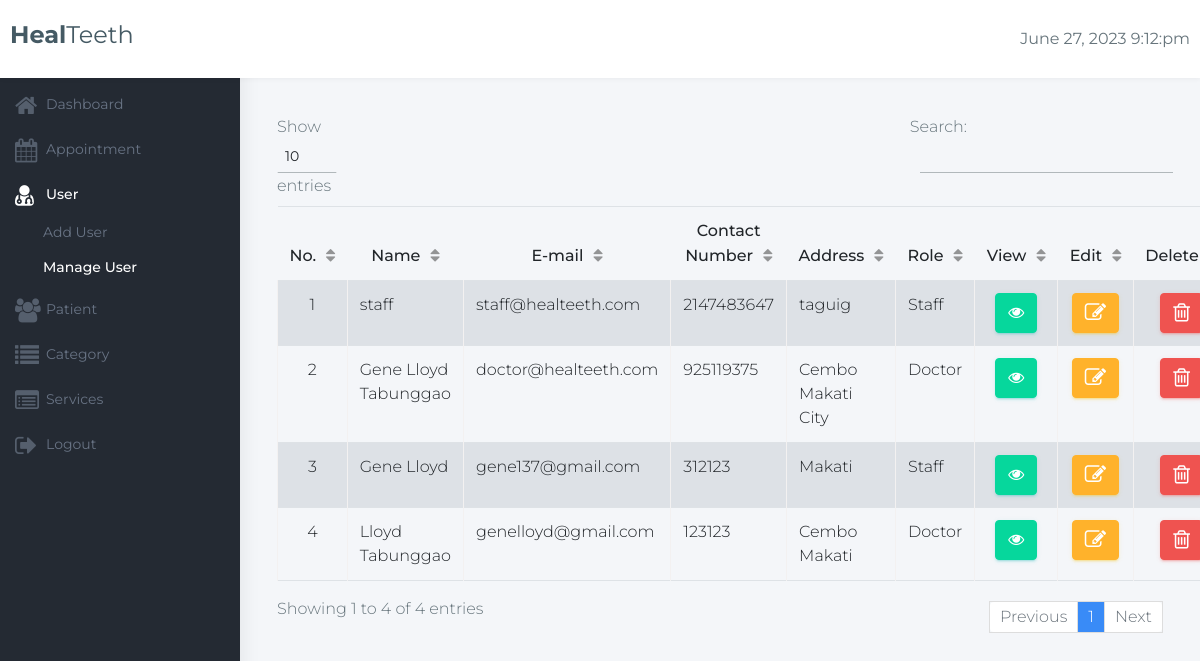
Page /manage_user.php (signed in) on the earlier database version.
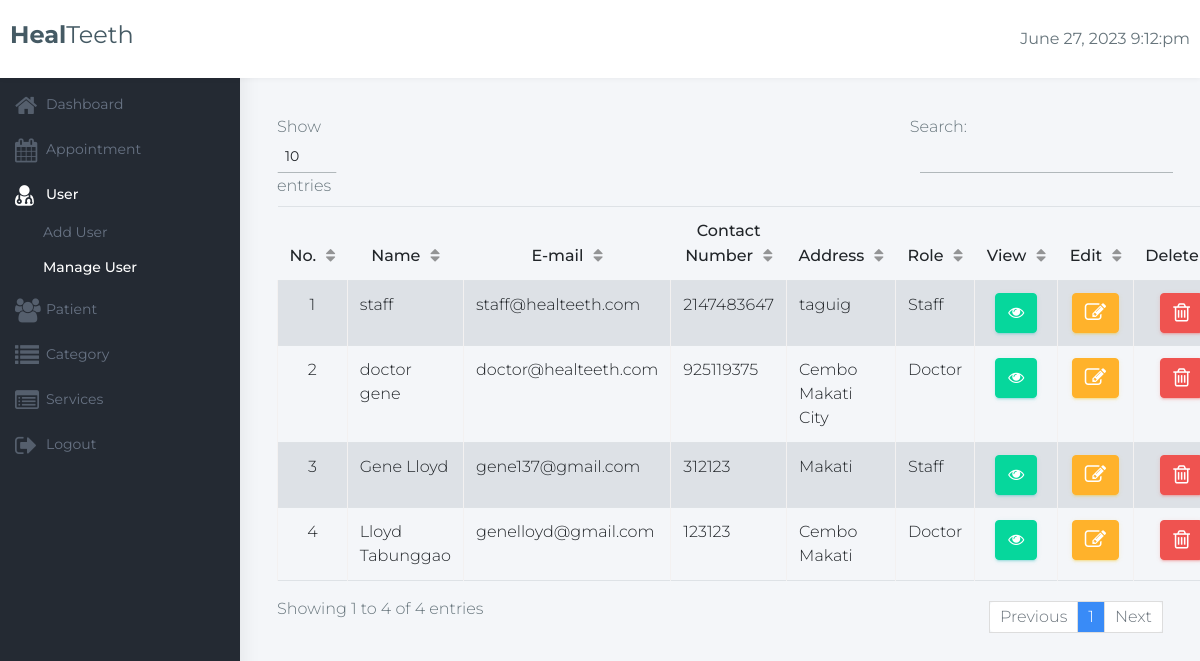
Same page on the later database version.
### tables this page shows
CREATE TABLE `user` (
  `id` int(11) NOT NULL,
  `full_name` varchar(100) NOT NULL,
  `email_address` varchar(100) NOT NULL,
  `password` varchar(100) NOT NULL,
  `contact_number` int(100) NOT NULL,
  `full_address` varchar(100) NOT NULL,
  `role` varchar(11) NOT NULL DEFAULT 'Patient'
);

### manage_user.php (the view, shortened to what the changed rows need)
<?php
   include('config.php');
   ?>
<!DOCTYPE html>
<html lang="en">
   <head>
      <link
         href="assets/plugins/bootstrap/css/bootstrap.min.css"
         rel="stylesheet"
         />
      <link href="css/style.css" rel="stylesheet" />
      <link href="css/colors/default-dark.css" id="theme" rel="stylesheet" />
      <link rel="stylesheet" href="assets/plugins/font-awesome/css/font-awesome.min.css">
   </head>
   <body class="fix-header card-no-border fix-sidebar">
      <?php
         include 'includes/topheader.php';
         include 'includes/sidebar_doctor.php';
         ?>
      <div class="page-wrapper">
      <div class="container-fluid">
      <div class="container">
         <table class="table table-bordered table-striped table-hover" id="myTable">
            <thead>
               <tr>
                  <th class="text-center" scope="col">No.</th>
                  <th class="text-center" scope="col">Name</th>
                  <th class="text-center" scope="col">E-mail</th>
                  <th class="text-center" scope="col">Contact Number</th>
                  <th class="text-center" scope="col">Address</th>
                  <th class="text-center" scope="col">Role</th>
                  <th class="text-center" scope="col">View</th>
                  <th class="text-center" scope="col">Edit</th>
                  <th class="text-center" scope="col">Delete</th>
               </tr>
            </thead>
            <?php
               $get_data = "SELECT * FROM user WHERE role in ('Doctor','Staff') order by 1 desc";
               $run_data = mysqli_query($con,$get_data);
               $i = 0;
               while($row = mysqli_fetch_array($run_data))
               {
                   $sl = ++$i;
                   $id = $row['id'];
                   $name = $row['full_name'];
                   $email = $row['email_address'];
                   $c_num = $row['contact_number'];
                   $address = $row['full_address'];
                   $role = $row['role'];
                   echo "
                   <tr>
                   <td class='text-center'>$sl</td>
                   <td class='text-left'>$name</td>
                   <td class='text-left'>$email</td>
                   <td class='text-left'>$c_num</td>
                   <td class='text-left'>$address</td>
                   <td class='text-left'>$role</td>
                   <td class='text-center'>
                       <span>
                       <a href='#' class='btn btn-success mr-3 profile' data-toggle='modal' data-target='#view$id' title='Prfile'><i class='fa fa-eye' aria-hidden='true'></i></a>
                       </span>
                   </td>
                   <td class='text-center'>
                       <span>
                       <a href='#' class='btn btn-warning mr-3 edituser' data-toggle='modal' data-target='#edit$id' title='Edit'><i class='fa fa-pencil-square-o fa-lg'></i></a>
                       </span>
                   </td>
                   <td class='text-center'>
                       <span>
                           <a href='#' class='btn btn-danger deleteuser' title='Delete'>
                                <i class='fa fa-trash-o fa-lg' data-toggle='modal' data-target='#$id' style='' aria-hidden='true'></i>
                           </a>
                       </span>
                   </td>
               </tr>
                   ";
               }
               ?>
         </table>
      </div>
      <?php
         $get_data = "SELECT * FROM user WHERE role in ('Doctor','Staff') ";
         $run_data = mysqli_query($con,$get_data);
         while($row = mysqli_fetch_array($run_data))
         {
             $id = $row['id'];
             $fname = $row['full_name'];
             $pemail = $row['email_address'];
             $pc_num = $row['contact_number'];
             $padd = $row['full_address'];
             echo "
         <div id='edit$id' class='modal fade' role='dialog'>
           <div class='modal-dialog'>
             <div class='modal-content'>
               <div class='modal-header'>
                      <button type='button' class='close' data-dismiss='modal'>&times;</button>
                      <h4 class='modal-title text-center'>Edit your Data</h4>
               </div>
               <div class='modal-body'>
                 <form action='edit_user.php?id=$id' method='post' enctype='multipart/form-data'>
                 <div class='form-row'>
                     <div class='form-group col-md-12'>
                         <label for='fname'>Full Name</label>
                         <input type='text' class='form-control' name='f_name' placeholder='Enter Full Name' value='$fname'>
                     </div>
                     <div class='form-group col-md-12'>
                         <label for='email'>E-mail</label>
                         <input type='text' class='form-control' name='e_mail' placeholder='Enter Email' value='$pemail'>
                     </div>
                     <div class='form-group col-md-12'>
                         <label for='cnum'>Contact Number</label>
                         <input type='text' class='form-control' name='c_num' placeholder='Enter Contact Number' value='$pc_num'>
                     </div>
                     <div class='form-group col-md-12'>
                         <label for='address'>Address</label>
                         <input type='text' class='form-control' name='a_ddress' placeholder='Enter Address' value='$padd'>
                     </div>
                 </div>
                 <div class='modal-footer'>
                      <input type='submit' name='submit' class='btn btn-info btn-large' value='Submit'>
                      <button type='button' class='btn btn-secondary' data-dismiss='modal'>Close</button>
                 </div>
                 </form>
               </div>
             </div>
             </div>
             </div>
         </div>
             ";
         }
         ?>
   </body>
</html>

Differences in the rows shown:
changed user "doctor@healteeth.com": full_name "Gene Lloyd Tabunggao" → "doctor gene"
